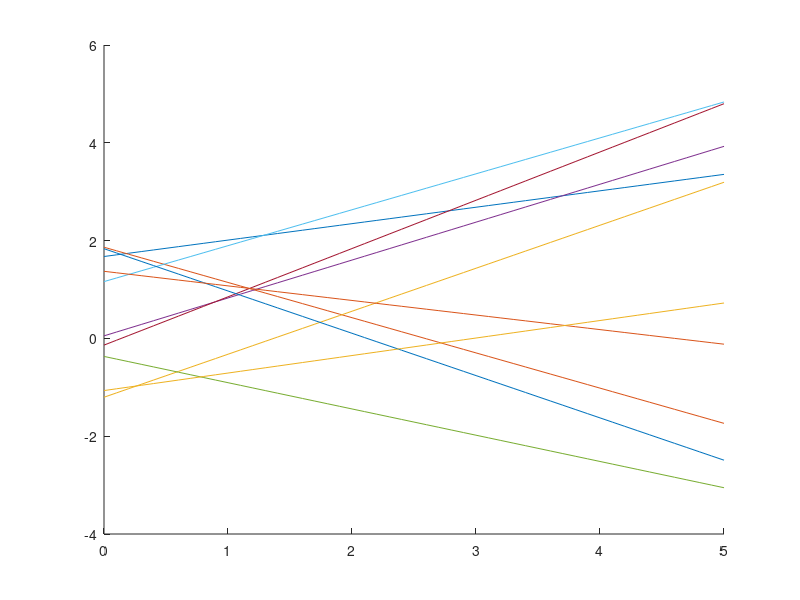
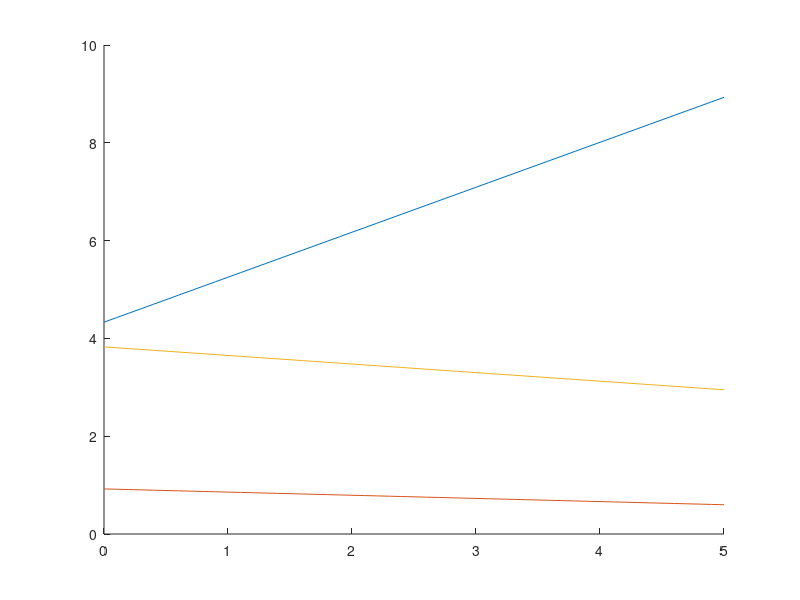

These figures' MATLAB source, in order:

% ReeksamenF2013 opg. 2.1
N = 10;

% A~U(-1,1)
A = rand(1,N)*2 - 1;
% A = [ -0.5 0 0.5 ];

% B~U(-2,2)
B = rand(1,N)*4 - 2;
% B = [ -1.5 0.1 1.4 ];

t = 0:0.1:5;

figure
hold on
for i = 1:N
    X = A(i)*t+B(i);
    plot(t,X)
end
hold off

%%%%%%%%%%%%%%%%%%%%%%%%%%
% Eksempel med normalfordeling
%%%%%%%%%%%%%%%%%%%%%%%%%%

N = 3;

% A~N(0,1)
mu = 0;
sigma = 1; % Standardafvigelsen (ikke variansen!)
A = randn(1,N);

% B~N(2,4)
mu = 2;
sigma = sqrt(4); % Standardafvigelsen (ikke variansen!)
B = randn(1,N)*sigma + mu;

t = 0:0.1:5;

figure
hold on
for i = 1:N
    X = A(i)*t+B(i);
    plot(t,X)
end
hold off
